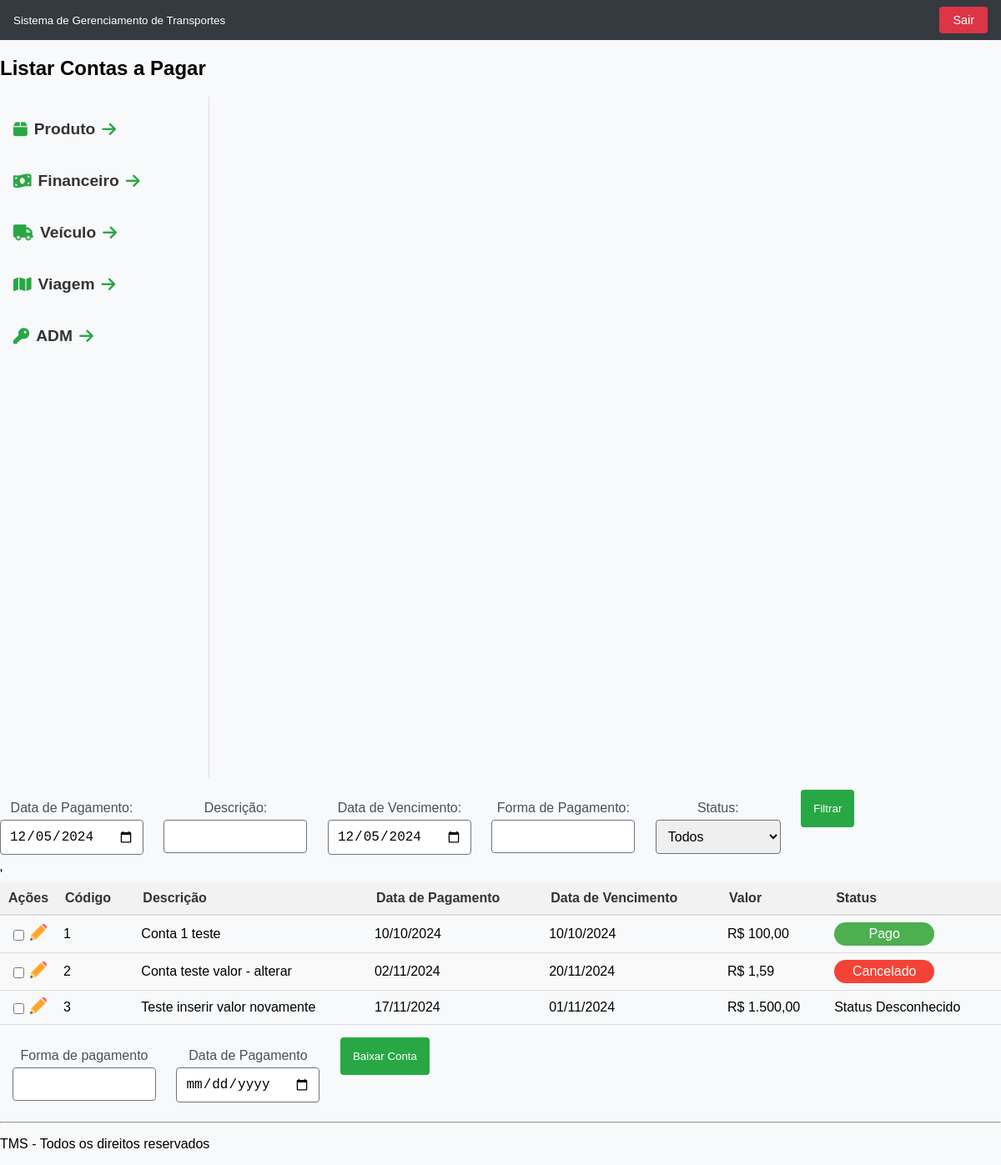
The page /tcc/contasPagar on the database its author committed.
### tables this page shows
CREATE TABLE `contas_pagar` (
  `id` int(11) NOT NULL,
  `descricao` varchar(255) NOT NULL,
  `dt_vencimento` date NOT NULL,
  `valor` decimal(10,2) NOT NULL,
  `stts` varchar(1) NOT NULL,
  `dt_pagamento` date NOT NULL,
  `form_pagamento` varchar(20) NOT NULL,
  `plano_contas` int(11) NOT NULL,
  `observacao` varchar(255) NOT NULL,
  `qnt_parcelas` int(3) NOT NULL,
  `cliente` int(11) NOT NULL
);

### tcc/Controller/ContasPagarController.php (called while the page is built, shortened)
<?php
class ContasPagarController{
    public static function index() {
        $contasPagar_DAO = new contaspagarDAO();
        $filters = [
            'descricao' => $_GET['descricao'] ?? null,
            'dt_pagamento' => $_GET['dt_pagamento'] ?? null,
            'dt_vencimento' => $_GET['dt_vencimento'] ?? null,
            'form_pagamento' => $_GET['form_pagamento'] ?? null,
            'stts' => $_GET['stts'] ?? null,
        ];
        $lista_pag = $contasPagar_DAO->getAllRows($filters);
        $total_pag = count($lista_pag);
        include 'View/modulos/contas_pagar/lista_contaspagar.php';
    }
}

### tcc/index.php (called while the page is built, shortened)
<?php
include 'rotas.php';

### tcc/DAO/MySQL.php (called while the page is built)
<?php
class MySQL extends PDO{
    private $host       = "localhost";
    private $usuario    = "root";
    private $senha      = "";
    private $db         = "tcc";
    private $opcoes = array(PDO::ATTR_ERRMODE => PDO::ERRMODE_EXCEPTION);
    public function __construct(){
        $dsn = "mysql:host=".$this->host.";dbname=".$this->db;
        return parent::__construct($dsn, $this->usuario, $this->senha, $this->opcoes);
    }
}

### tcc/DAO/contaspagarDAO.php (called while the page is built, shortened)
<?php
class contaspagarDAO{
    private $conexao;
    public function __construct(){
        include_once "MySQL.php";
        $this->conexao = new MySQL();
    }
    public function getAllRows($filters = []) {
        $sql = "SELECT * FROM contas_pagar WHERE 1=1";
        $stmt = $this->conexao->prepare($sql);
        $stmt->execute();
        $arr_contaspagar = array();
        while ($p = $stmt->fetchObject()) {
            $arr_contaspagar[] = $p;
        }
        return $arr_contaspagar;
    }
}

### tcc/View/modulos/contas_pagar/lista_contaspagar.php (the view, shortened to what this page needs)
<!DOCTYPE html>
<html lang="en">
<head>
</head>
<body>
    <div class="header">
        <?php include PATH_VIEW . 'includes/cabecalho.php' ?>
    </div>
    <div class="titulo-pagina">
        <h2>Listar Contas a Pagar</h2>
    </div>
    <div class="menu">
        <?php include PATH_VIEW . 'includes/menu.php' ?>
    </div>
    <main>
    <form method="GET" action="listar_contas.php">
        <div class="checkbox-group">
            <label for="dt_pagamento">Data de Pagamento:</label>
            <input type="date" name="dt_pagamento" id="dt_pagamento" value="<?= $_GET['dt_pagamento'] ?? date('Y-m-d') ?>">
        </div>
        <div class="checkbox-group">
            <label for="form_pagamento">Descrição:</label>
            <input type="text" name="form_pagamento" id="form_pagamento" value="<?= $_GET['form_pagamento'] ?? '' ?>">
        </div>
        <div class="checkbox-group">
            <label for="dt_vencimento">Data de Vencimento:</label>
            <input type="date" name="dt_vencimento" id="dt_vencimento" value="<?= $_GET['dt_vencimento'] ?? date('Y-m-d') ?>">
        </div>
        <div class="checkbox-group">
            <label for="form_pagamento">Forma de Pagamento:</label>
            <input type="text" name="form_pagamento" id="form_pagamento" value="<?= $_GET['form_pagamento'] ?? '' ?>">
        </div>
        <div class="checkbox-group">
            <label for="stts">Status:</label>
            <select name="stts" id="stts">
                <option value="">Todos</option>
            </select>
        </div>
        <button type="submit">Filtrar</button>
    </form>'
    <table>
        <thead>
            <tr>
                <th>Ações</th>
                <th>Código</th>
                <th>Descrição</th>
                <th>Data de Pagamento</th>
                <th>Data de Vencimento</th>
                <th>Valor</th>
                <th>Status</th>
            </tr>
        </thead>
        <tbody>
            <?php for($i=0; $i<$total_pag; $i++): ?>
            <tr>
                <td class="icon">
                    <input type="checkbox">
                    <a href="/tcc/contasPagar/ver?id=<?= $lista_pag[$i]->id ?>">
                        <img class="icon" title="Editar" src="/tcc/View/includes/imagem/lapis.png" alt="Ícone de Lápis">
                    </a>
                </td>
                <td><?= $lista_pag[$i]->id ?></td>
                <td><?= $lista_pag[$i]->descricao ?></td>
                <td><?= (new DateTime($lista_pag[$i]->dt_pagamento))->format('d/m/Y') ?></td>
                <td><?= (new DateTime($lista_pag[$i]->dt_vencimento))->format('d/m/Y') ?></td>
                <td><?= 'R$ ' . number_format($lista_pag[$i]->valor, 2, ',', '.') ?></td>
                <td>
                    <span class="
                        <?php
                            switch ($lista_pag[$i]->stts) {
                                case 'P': echo 'status-pago'; break;
                                case 'C': echo 'status-cancelado'; break;
                                default: echo '';
                            }
                        ?>
                    ">
                        <?php
                            switch ($lista_pag[$i]->stts) {
                                case 'P': echo 'Pago'; break;
                                case 'C': echo 'Cancelado'; break;
                                default: echo 'Status Desconhecido';
                            }
                        ?>
                    </span>
                </td>
            </tr>
            <?php endfor; ?>
        </tbody>
    </table>
    <div class="checkbox-group" style="margin-left: 15px">
        <label>Forma de pagamento</label>
        <input type="text">
    </div>
    <div class="checkbox-group">
        <label>Data de Pagamento</label>
        <input type="date">
    </div>
    <div class="checkbox-group">
        <button class="baixar-conta" type="submit">Baixar Conta</button>
    </div>
    </main>
    <?php include PATH_VIEW . 'includes/rodape.php' ?>
</body>
</html>

### tcc/View/modulos/contas_pagar/lista_contaspagar.php (style rules this page uses)
table { width: 100%; border-collapse: collapse; font-family: Arial, sans-serif; }
thead th { background-color: #f2f2f2; color: #333; padding: 10px; border-bottom: 2px solid #ddd; text-align: left; }
tbody td { padding: 8px; border-bottom: 1px solid #ddd; }
tbody tr:nth-child(even) { background-color: #f9f9f9; }
td a { color: #007bff; text-decoration: none; }
.status-aberto, .status-pago, .status-cancelado { color: #fff; padding: 5px 10px; border-radius: 15px; text-align: center; width: 100px; display: inline-block; }
.status-pago { background-color: #4caf50; }
.status-cancelado { background-color: #f44336; }
.icon { width: 20px; height: 20px; text-align: center; }
button { margin-top: 15px; background-color: #28a745; color: #ffffff; border: none; padding: 15px; border-radius: 4px; cursor: pointer; }
label { margin-bottom: 5px; color: #495057; }
select, input[type="text"], input[type="date"] { width: 150px; padding: 10px; border: 1px solid #6c757d; border-radius: 4px; margin-bottom: 15px; font-size: 16px; transition: border-color 0.3s; }
.checkbox-group { display: inline-flex; flex-direction: column; align-items: center; justify-content: center; margin-right: 20px; }

### tcc/View/includes/cabecalho.php (style rules this page uses)
body { font-family: 'Poppins', sans-serif; background-color: #f4f4f4; margin: 0; padding: 0; }

### tcc/View/includes/menu.php (style rules this page uses)
body { font-family: 'Poppins', sans-serif; margin: 0; background-color: #f8f9fa; }

### rows shown on the page
contas_pagar: id "1", descricao "Conta 1 teste", dt_pagamento "10/10/2024", dt_vencimento "10/10/2024", valor "100,00", stts "Pago"
contas_pagar: id "2", descricao "Conta teste valor - alterar", dt_pagamento "02/11/2024", dt_vencimento "20/11/2024", valor "1,59", stts "Cancelado"
contas_pagar: id "3", descricao "Teste inserir valor novamente", dt_pagamento "17/11/2024", dt_vencimento "01/11/2024", valor "1.500,00", stts "Status Desconhecido"
